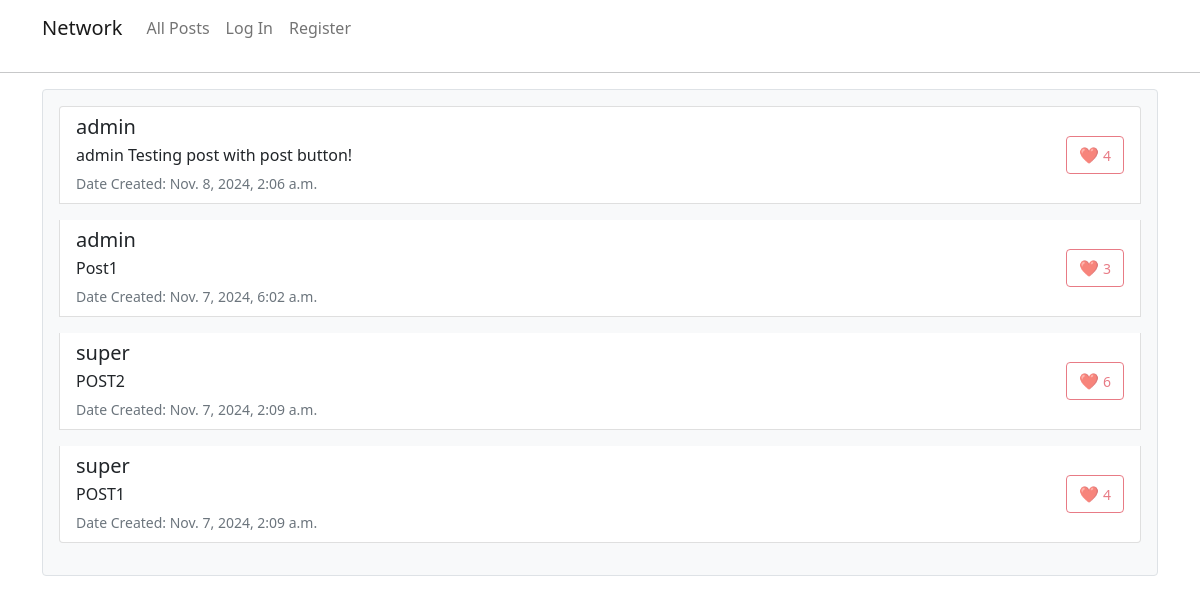
The app's page /, older data.
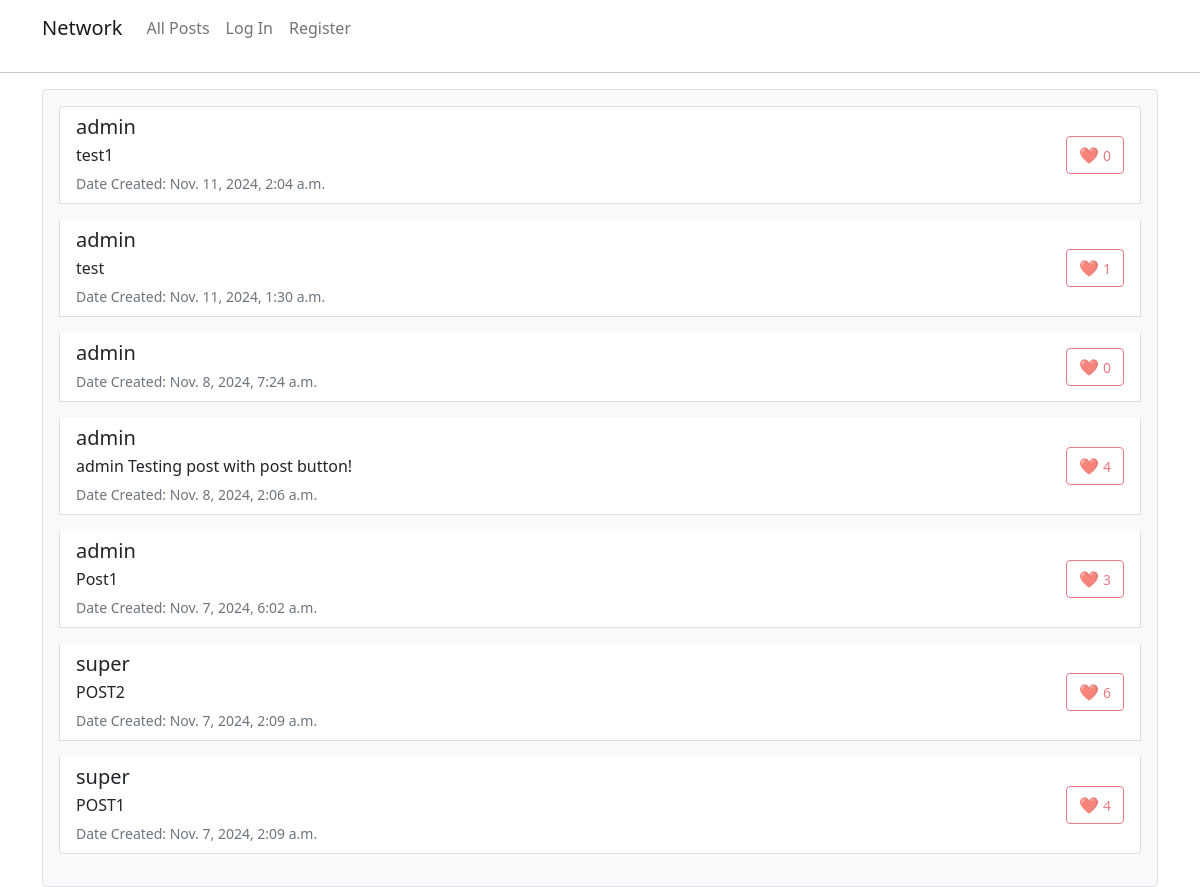
The same page, newer data.
### network/models.py (models this page shows, shortened)
class Post(models.Model):
    new_post = models.TextField()
    created_by = models.ForeignKey(User, on_delete=models.CASCADE, related_name='user_posts')
    date_created = models.DateTimeField(auto_now_add=True)
    likes = models.IntegerField(default=0)

class User(AbstractUser):
    followers = models.IntegerField(default=0)
    following = models.IntegerField(default=0)
    bio = models.CharField(max_length=500, null=True, blank=True)
    location = models.CharField(max_length=100, null=True, blank=True)
    work = models.CharField(max_length=100, null=True, blank=True)
    def __str__(self):
        return self.username

### network/views.py (the view)
# urls.py: path("", views.index, name="index"),
def index(request):
    all_posts = Post.objects.all()[::-1]
    return render(request, "network/index.html", {"posts": all_posts})

### network/templates/network/index.html (shortened to what this page needs)
{% extends "network/layout.html" %}
{% block body %}
    <div class="p-3 border rounded bg-light">
        <ul class="list-group">
            {% for post in posts %}
                <li class="list-group-item mb-3">
                    <div class="d-flex justify-content-between align-items-center">
                        <div>
                            <h5 class="user_name mb-1"
                                data-user-id="{{ post.created_by.id }}"
                                data-post-id="{{ post.id }}" >
                                {{ post.created_by }}
                            </h5>
                            <p class="mb-1">{{ post.new_post }}</p>
                            <small class="text-muted">Date Created: {{ post.date_created }}</small>
                        </div>
                        <div>
                            <button class="btn btn-outline-danger like_button" data-post-id="{{ post.id }}"
                                    {% if user == post.created_by or not user.is_authenticated %}disabled{% endif %}>
                                ❤️ <small>{{ post.likes }}</small>
                            </button>
                        </div>
                    </div>
                </li>
            {% endfor %}
        </ul>
    </div>
{% endblock %}

Row changes from the older to the newer data that the page shows:
added Post: created_by "admin", new_post "test1", date_created "Nov. 11, 2024, 2:04 a.m.", likes "0"
added Post: created_by "admin", new_post "test", date_created "Nov. 11, 2024, 1:30 a.m.", likes "1"
added Post: created_by "admin", date_created "Nov. 8, 2024, 7:24 a.m.", likes "0"
